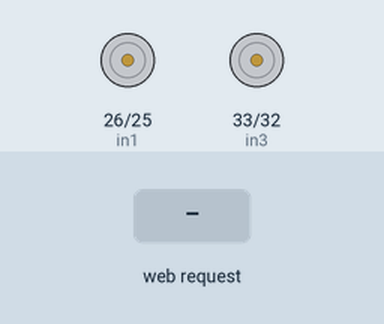
This sketch was run on a simulated ESP32. Parts: motor-driver pin pairs drawn as motors (green arrow = first pin HIGH = forward, orange = second pin HIGH = backward, longer = more drive). The test bench sets the inputs (shaded band). What the sketch prints to the serial monitor is not drawn.

Above: at 1.2 s.
1.3 s: HTTP request GET /F received
At 1.6 s:
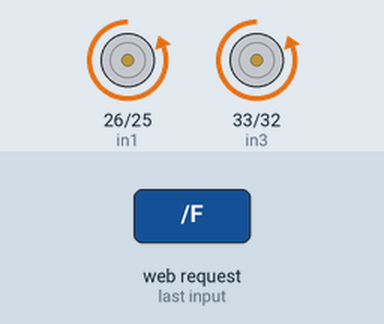
2.8 s: HTTP request GET /B received
At 3.9 s:
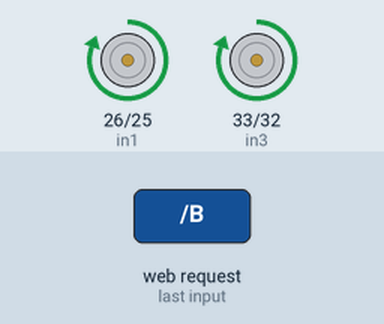
4.3 s: HTTP request GET /L received
At 5.0 s:
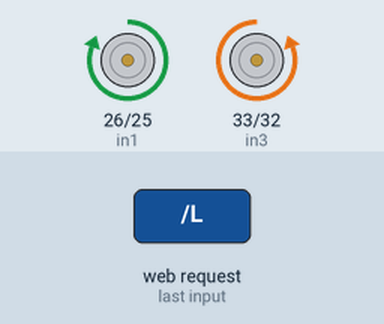
5.8 s: HTTP request GET /R received
At 6.2 s:
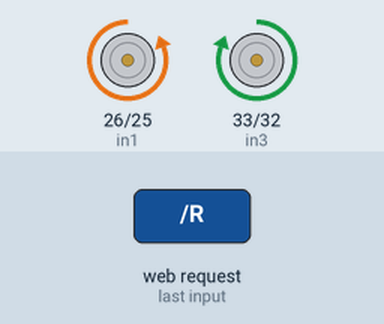
7.3 s: HTTP request GET /S received
At 8.5 s:
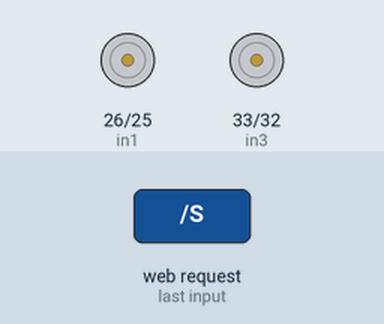
Timing chart, 0 to 9.8 s (numbered marks = the images above; inputs shaded):
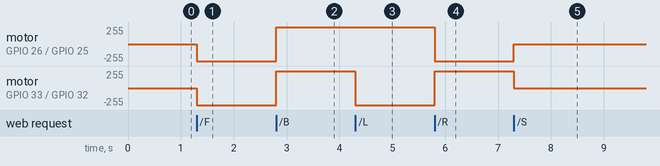

The sketch:

ESP32_Web_RCCar.ino
```cpp
// HEADER FILES
#include <WiFi.h>
#include <WebServer.h>

// DEFINE
const int in1 = 26;
const int in2 = 25;
const int in3 = 33;
const int in4 = 32;
const char* ssid = "ESP32_CAR";
const char* password = "DIVAS";

// OBJECT
WebServer server(80);

// MOVEMENT CONTROL FUCTIONS
void forward() {
  digitalWrite(in1, LOW); digitalWrite(in2, HIGH);
  digitalWrite(in3, LOW); digitalWrite(in4, HIGH);
  server.send(200, "text/plain", "Forward");
}

void backward() {
  digitalWrite(in1, HIGH); digitalWrite(in2, LOW);
  digitalWrite(in3, HIGH); digitalWrite(in4, LOW);
  server.send(200, "text/plain", "Backward");
}

void left() {
  digitalWrite(in1, HIGH); digitalWrite(in2, LOW);
  digitalWrite(in3, LOW); digitalWrite(in4, HIGH);
  server.send(200, "text/plain", "Left");
}

void right() {
  digitalWrite(in1, LOW); digitalWrite(in2, HIGH);
  digitalWrite(in3, HIGH); digitalWrite(in4, LOW);
  server.send(200, "text/plain", "Right");
}

void stopCar() {
  digitalWrite(in1, LOW); digitalWrite(in2, LOW);
  digitalWrite(in3, LOW); digitalWrite(in4, LOW);
  server.send(200, "text/plain", "Stop");
}

// HTTP FUNCTION
void handleRoot() {
  String html = R"rawliteral(
    <!DOCTYPE html><html>
    <head>
      <title>ESP32 Car Control</title>
      <meta name="viewport" content="width=device-width, initial-scale=1.0">
      <style>
        body { text-align: center; font-family: sans-serif; }
        button {
          width: 100px; height: 50px;
          font-size: 16px; margin: 10px;
        }
      </style>
      <script>
        function sendCommand(cmd) {
          fetch("/" + cmd);
        }

        function setupButton(id, command) {
          const btn = document.getElementById(id);
          btn.addEventListener('mousedown', () => sendCommand(command));
          btn.addEventListener('mouseup', () => sendCommand('S'));
          btn.addEventListener('touchstart', () => sendCommand(command));
          btn.addEventListener('touchend', () => sendCommand('S'));
        }

        window.onload = () => {
          setupButton("forward", "F");
          setupButton("backward", "B");
          setupButton("left", "L");
          setupButton("right", "R");
        };
      </script>
    </head>
    <body>
      <h2>ESP32 Web Controlled Car</h2>
      <div>
        <button id="forward">Forward</button><br>
        <button id="left">Left</button>
        <button id="right">Right</button><br>
        <button id="backward">Backward</button>
      </div>
    </body>
    </html>
  )rawliteral";

  server.send(200, "text/html", html);
}

// SETUP
void setup() {

  Serial.begin(115200);
  server.begin();

  pinMode(in1, OUTPUT);
  pinMode(in2, OUTPUT);
  pinMode(in3, OUTPUT);
  pinMode(in4, OUTPUT);

  // Start Wi-Fi access point
  WiFi.softAP(ssid, password);
  Serial.println("WiFi AP Started");
  Serial.print("IP Address: ");
  Serial.println(WiFi.softAPIP());

  // Define HTTP routes
  server.on("/", handleRoot);
  server.on("/F", forward);
  server.on("/B", backward);
  server.on("/L", left);
  server.on("/R", right);
  server.on("/S", stopCar);

}

// LOOP
void loop() {
  server.handleClient();
}
```

Measured:
- after the input at 1.3 s, motor on GPIO 26 (in1) / GPIO 25 (in2), motor on GPIO 33 (in3) / GPIO 32 (in4): stopped → backward 255/255 at once
- after the input at 2.8 s, motor on GPIO 26 (in1) / GPIO 25 (in2), motor on GPIO 33 (in3) / GPIO 32 (in4): backward 255/255 → forward 255/255 at once
- after the input at 4.3 s, motor on GPIO 33 (in3) / GPIO 32 (in4): forward 255/255 → backward 255/255 at once
- after the input at 5.8 s, motor on GPIO 26 (in1) / GPIO 25 (in2): forward 255/255 → backward 255/255 at once; motor on GPIO 33 (in3) / GPIO 32 (in4): backward 255/255 → forward 255/255 at once
- after the input at 7.3 s, motor on GPIO 26 (in1) / GPIO 25 (in2): backward 255/255 → stopped at once; motor on GPIO 33 (in3) / GPIO 32 (in4): forward 255/255 → stopped at once
